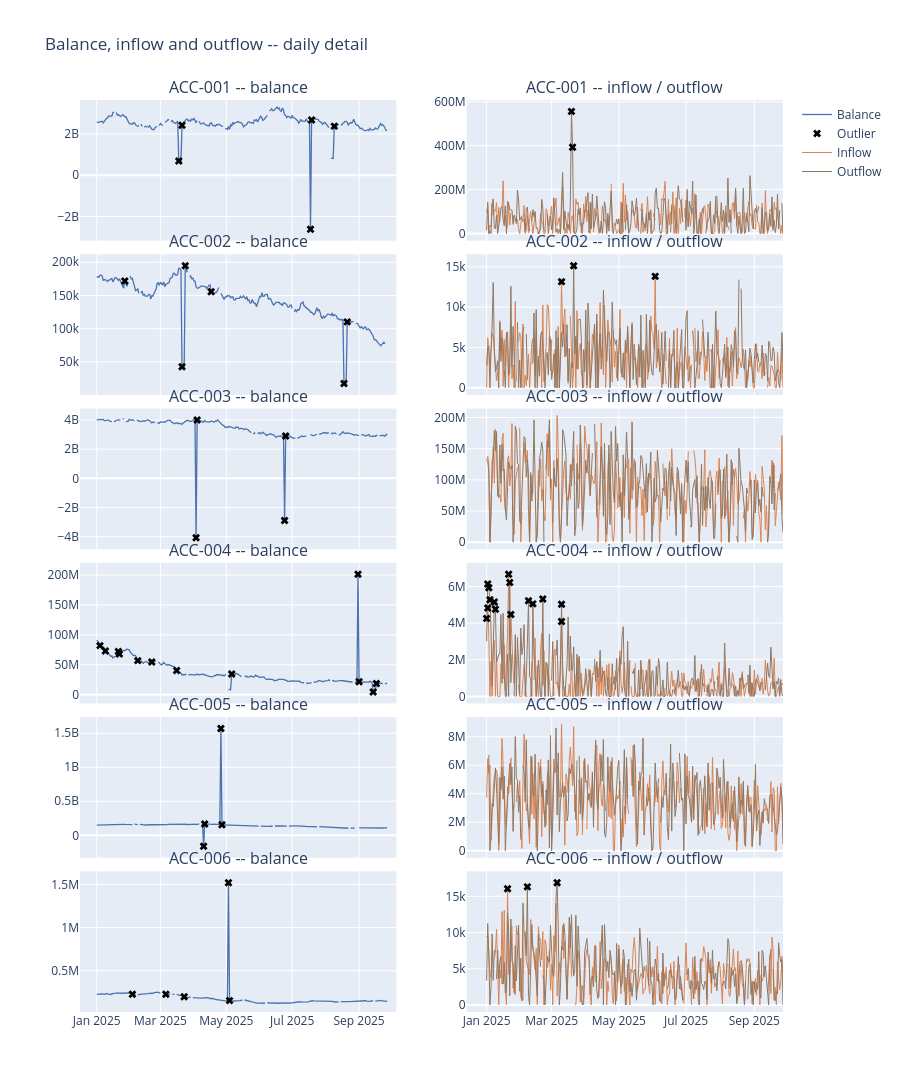

This figure's notebook cell:
### Markdown cell above
## 9. Interactive daily detail (Plotly)

Same balance/flows view as Section 7, but interactive: hover for the exact daily value, zoom/pan
into any date range instead of squinting at a static PNG. Outliers from Section 8 are marked.

### Code cell
from plotly.subplots import make_subplots
import plotly.graph_objects as go

accounts_list = outlier_df["account_id"].unique()
fig = make_subplots(
    rows=len(accounts_list), cols=2,
    shared_xaxes=True,
    subplot_titles=[t for acc in accounts_list for t in (f"{acc} -- balance", f"{acc} -- inflow / outflow")],
    vertical_spacing=0.015,
)
for i, acc in enumerate(accounts_list, start=1):
    sub = outlier_df[outlier_df.account_id == acc]

    fig.add_trace(go.Scatter(x=sub["date_parsed"], y=sub["balance"], mode="lines", name="Balance",
                              line=dict(color="#4C72B0", width=1.3), showlegend=(i == 1)), row=i, col=1)
    out_pts = sub[sub["balance_outlier"]]
    fig.add_trace(go.Scatter(x=out_pts["date_parsed"], y=out_pts["balance"], mode="markers", name="Outlier",
                              marker=dict(color="black", symbol="x", size=7), showlegend=(i == 1)), row=i, col=1)

    fig.add_trace(go.Scatter(x=sub["date_parsed"], y=sub["inflow"], mode="lines", name="Inflow",
                              line=dict(color="#DD8452", width=1), showlegend=(i == 1)), row=i, col=2)
    fig.add_trace(go.Scatter(x=sub["date_parsed"], y=sub["outflow"], mode="lines", name="Outflow",
                              line=dict(color="#937860", width=1), showlegend=(i == 1)), row=i, col=2)
    for flow_col in ("inflow", "outflow"):
        out_pts = sub[sub[f"{flow_col}_outlier"]]
        fig.add_trace(go.Scatter(x=out_pts["date_parsed"], y=out_pts[flow_col], mode="markers", name="Outlier",
                                  marker=dict(color="black", symbol="x", size=7), showlegend=False), row=i, col=2)

fig.update_layout(height=260 * len(accounts_list), hovermode="x unified",
                   title="Balance, inflow and outflow -- daily detail")
fig.show()

### Figure 1 — Plotly figure (JSON) as saved in the notebook; plotly's stock layout.template omitted (floating-point values rounded to 4 significant figures; data arrays with more than 128 entries replaced by an {"elided": "..."} marker saying what was removed)
{"data": [{"line": {"color": "#4C72B0", "width": 1.3}, "mode": "lines", "name": "Balance", "showlegend": true, "type": "scatter", "x": {"elided": "270 str values"}, "xaxis": "x", "y": {"elided": "270 float values"}, "yaxis": "y"}, {"marker": {"color": "black", "size": 7, "symbol": "x"}, "mode": "markers", "name": "Outlier", "showlegend": true, "type": "scatter", "x": ["2025-03-18T00:00:00.000000", "2025-03-21T00:00:00.000000", "2025-07-18T00:00:00.000000", "2025-07-19T00:00:00.000000", "2025-08-09T00:00:00.000000"], "xaxis": "x", "y": [695300000.0, 2424000000.0, -2616000000.0, 2682000000.0, 2381000000.0], "yaxis": "y"}, {"line": {"color": "#DD8452", "width": 1}, "mode": "lines", "name": "Inflow", "showlegend": true, "type": "scatter", "x": {"elided": "270 str values"}, "xaxis": "x2", "y": {"elided": "270 float values"}, "yaxis": "y2"}, {"line": {"color": "#937860", "width": 1}, "mode": "lines", "name": "Outflow", "showlegend": true, "type": "scatter", "x": {"elided": "270 str values"}, "xaxis": "x2", "y": {"elided": "270 float values"}, "yaxis": "y2"}, {"marker": {"color": "black", "size": 7, "symbol": "x"}, "mode": "markers", "name": "Outlier", "showlegend": false, "type": "scatter", "x": [], "xaxis": "x2", "y": [], "yaxis": "y2"}, {"marker": {"color": "black", "size": 7, "symbol": "x"}, "mode": "markers", "name": "Outlier", "showlegend": false, "type": "scatter", "x": ["2025-03-19T00:00:00.000000", "2025-03-20T00:00:00.000000"], "xaxis": "x2", "y": [555700000.0, 393000000.0], "yaxis": "y2"}, {"line": {"color": "#4C72B0", "width": 1.3}, "mode": "lines", "name": "Balance", "showlegend": false, "type": "scatter", "x": {"elided": "270 str values"}, "xaxis": "x3", "y": {"elided": "270 float values"}, "yaxis": "y3"}, {"marker": {"color": "black", "size": 7, "symbol": "x"}, "mode": "markers", "name": "Outlier", "showlegend": false, "type": "scatter", "x": ["2025-01-27T00:00:00.000000", "2025-03-21T00:00:00.000000", "2025-03-24T00:00:00.000000", "2025-04-17T00:00:00.000000", "2025-08-18T00:00:00.000000", "2025-08-21T00:00:00.000000"], "xaxis": "x3", "y": [171900.0, 42790.0, 194900.0, 155600.0, 17470.0, 110200.0], "yaxis": "y3"}, {"line": {"color": "#DD8452", "width": 1}, "mode": "lines", "name": "Inflow", "showlegend": false, "type": "scatter", "x": {"elided": "270 str values"}, "xaxis": "x4", "y": {"elided": "270 float values"}, "yaxis": "y4"}, {"line": {"color": "#937860", "width": 1}, "mode": "lines", "name": "Outflow", "showlegend": false, "type": "scatter", "x": {"elided": "270 str values"}, "xaxis": "x4", "y": {"elided": "270 float values"}, "yaxis": "y4"}, {"marker": {"color": "black", "size": 7, "symbol": "x"}, "mode": "markers", "name": "Outlier", "showlegend": false, "type": "scatter", "x": ["2025-03-10T00:00:00.000000", "2025-06-03T00:00:00.000000"], "xaxis": "x4", "y": [13160.0, 13820.0], "yaxis": "y4"}, {"marker": {"color": "black", "size": 7, "symbol": "x"}, "mode": "markers", "name": "Outlier", "showlegend": false, "type": "scatter", "x": ["2025-03-21T00:00:00.000000"], "xaxis": "x4", "y": [15140.0], "yaxis": "y4"}, {"line": {"color": "#4C72B0", "width": 1.3}, "mode": "lines", "name": "Balance", "showlegend": false, "type": "scatter", "x": {"elided": "270 str values"}, "xaxis": "x5", "y": {"elided": "270 float values"}, "yaxis": "y5"}, {"marker": {"color": "black", "size": 7, "symbol": "x"}, "mode": "markers", "name": "Outlier", "showlegend": false, "type": "scatter", "x": ["2025-04-03T00:00:00.000000", "2025-04-04T00:00:00.000000", "2025-06-24T00:00:00.000000", "2025-06-25T00:00:00.000000"], "xaxis": "x5", "y": [-4071000000.0, 4002000000.0, -2891000000.0, 2904000000.0], "yaxis": "y5"}, {"line": {"color": "#DD8452", "width": 1}, "mode": "lines", "name": "Inflow", "showlegend": false, "type": "scatter", "x": {"elided": "270 str values"}, "xaxis": "x6", "y": {"elided": "270 float values"}, "yaxis": "y6"}, {"line": {"color": "#937860", "width": 1}, "mode": "lines", "name": "Outflow", "showlegend": false, "type": "scatter", "x": {"elided": "270 str values"}, "xaxis": "x6", "y": {"elided": "270 float values"}, "yaxis": "y6"}, {"marker": {"color": "black", "size": 7, "symbol": "x"}, "mode": "markers", "name": "Outlier", "showlegend": false, "type": "scatter", "x": [], "xaxis": "x6", "y": [], "yaxis": "y6"}, {"marker": {"color": "black", "size": 7, "symbol": "x"}, "mode": "markers", "name": "Outlier", "showlegend": false, "type": "scatter", "x": [], "xaxis": "x6", "y": [], "yaxis": "y6"}, {"line": {"color": "#4C72B0", "width": 1.3}, "mode": "lines", "name": "Balance", "showlegend": false, "type": "scatter", "x": {"elided": "270 str values"}, "xaxis": "x7", "y": {"elided": "270 float values"}, "yaxis": "y7"}, {"marker": {"color": "black", "size": 7, "symbol": "x"}, "mode": "markers", "name": "Outlier", "showlegend": false, "type": "scatter", "x": ["2025-01-04T00:00:00.000000", "2025-01-09T00:00:00.000000", "2025-01-21T00:00:00.000000", "2025-01-22T00:00:00.000000", "2025-02-08T00:00:00.000000", "2025-02-21T00:00:00.000000", "2025-03-16T00:00:00.000000", "2025-05-06T00:00:00.000000", "2025-08-31T00:00:00.000000", "2025-09-01T00:00:00.000000", "2025-09-14T00:00:00.000000", "2025-09-17T00:00:00.000000"], "xaxis": "x7", "y": [81950000.0, 72980000.0, 72320000.0, 68050000.0, 56890000.0, 54580000.0, 40350000.0, 34550000.0, 201200000.0, 21560000.0, 4446000.0, 18630000.0], "yaxis": "y7"}, {"line": {"color": "#DD8452", "width": 1}, "mode": "lines", "name": "Inflow", "showlegend": false, "type": "scatter", "x": {"elided": "270 str values"}, "xaxis": "x8", "y": {"elided": "270 float values"}, "yaxis": "y8"}, {"line": {"color": "#937860", "width": 1}, "mode": "lines", "name": "Outflow", "showlegend": false, "type": "scatter", "x": {"elided": "270 str values"}, "xaxis": "x8", "y": {"elided": "270 float values"}, "yaxis": "y8"}, {"marker": {"color": "black", "size": 7, "symbol": "x"}, "mode": "markers", "name": "Outlier", "showlegend": false, "type": "scatter", "x": ["2025-01-01T00:00:00.000000", "2025-01-02T00:00:00.000000", "2025-01-21T00:00:00.000000", "2025-01-23T00:00:00.000000", "2025-03-10T00:00:00.000000"], "xaxis": "x8", "y": [4259000.0, 4823000.0, 6670000.0, 4474000.0, 4090000.0], "yaxis": "y8"}, {"marker": {"color": "black", "size": 7, "symbol": "x"}, "mode": "markers", "name": "Outlier", "showlegend": false, "type": "scatter", "x": ["2025-01-02T00:00:00.000000", "2025-01-03T00:00:00.000000", "2025-01-04T00:00:00.000000", "2025-01-08T00:00:00.000000", "2025-01-09T00:00:00.000000", "2025-01-22T00:00:00.000000", "2025-02-08T00:00:00.000000", "2025-02-12T00:00:00.000000", "2025-02-21T00:00:00.000000", "2025-03-10T00:00:00.000000"], "xaxis": "x8", "y": [6138000.0, 5932000.0, 5278000.0, 5151000.0, 4759000.0, 6216000.0, 5219000.0, 5054000.0, 5318000.0, 5032000.0], "yaxis": "y8"}, {"line": {"color": "#4C72B0", "width": 1.3}, "mode": "lines", "name": "Balance", "showlegend": false, "type": "scatter", "x": {"elided": "270 str values"}, "xaxis": "x9", "y": {"elided": "270 float values"}, "yaxis": "y9"}, {"marker": {"color": "black", "size": 7, "symbol": "x"}, "mode": "markers", "name": "Outlier", "showlegend": false, "type": "scatter", "x": ["2025-04-10T00:00:00.000000", "2025-04-11T00:00:00.000000", "2025-04-26T00:00:00.000000", "2025-04-27T00:00:00.000000"], "xaxis": "x9", "y": [-161900000.0, 165700000.0, 1569000000.0, 154400000.0], "yaxis": "y9"}, {"line": {"color": "#DD8452", "width": 1}, "mode": "lines", "name": "Inflow", "showlegend": false, "type": "scatter", "x": {"elided": "270 str values"}, "xaxis": "x10", "y": {"elided": "270 float values"}, "yaxis": "y10"}, {"line": {"color": "#937860", "width": 1}, "mode": "lines", "name": "Outflow", "showlegend": false, "type": "scatter", "x": {"elided": "270 str values"}, "xaxis": "x10", "y": {"elided": "270 float values"}, "yaxis": "y10"}, {"marker": {"color": "black", "size": 7, "symbol": "x"}, "mode": "markers", "name": "Outlier", "showlegend": false, "type": "scatter", "x": [], "xaxis": "x10", "y": [], "yaxis": "y10"}, {"marker": {"color": "black", "size": 7, "symbol": "x"}, "mode": "markers", "name": "Outlier", "showlegend": false, "type": "scatter", "x": [], "xaxis": "x10", "y": [], "yaxis": "y10"}, {"line": {"color": "#4C72B0", "width": 1.3}, "mode": "lines", "name": "Balance", "showlegend": false, "type": "scatter", "x": {"elided": "270 str values"}, "xaxis": "x11", "y": {"elided": "270 float values"}, "yaxis": "y11"}, {"marker": {"color": "black", "size": 7, "symbol": "x"}, "mode": "markers", "name": "Outlier", "showlegend": false, "type": "scatter", "x": ["2025-02-03T00:00:00.000000", "2025-03-06T00:00:00.000000", "2025-03-23T00:00:00.000000", "2025-05-03T00:00:00.000000", "2025-05-04T00:00:00.000000"], "xaxis": "x11", "y": [228100.0, 227300.0, 198500.0, 1518000.0, 154400.0], "yaxis": "y11"}, {"line": {"color": "#DD8452", "width": 1}, "mode": "lines", "name": "Inflow", "showlegend": false, "type": "scatter", "x": {"elided": "270 str values"}, "xaxis": "x12", "y": {"elided": "270 float values"}, "yaxis": "y12"}, {"line": {"color": "#937860", "width": 1}, "mode": "lines", "name": "Outflow", "showlegend": false, "type": "scatter", "x": {"elided": "270 str values"}, "xaxis": "x12", "y": {"elided": "270 float values"}, "yaxis": "y12"}, {"marker": {"color": "black", "size": 7, "symbol": "x"}, "mode": "markers", "name": "Outlier", "showlegend": false, "type": "scatter", "x": ["2025-01-20T00:00:00.000000"], "xaxis": "x12", "y": [16050.0], "yaxis": "y12"}, {"marker": {"color": "black", "size": 7, "symbol": "x"}, "mode": "markers", "name": "Outlier", "showlegend": false, "type": "scatter", "x": ["2025-02-07T00:00:00.000000", "2025-03-06T00:00:00.000000"], "xaxis": "x12", "y": [16310.0, 16870.0], "yaxis": "y12"}], "layout": {"annotations": [{"font": {"size": 16}, "showarrow": false, "text": "ACC-001 -- balance", "x": 0.225, "xanchor": "center", "xref": "paper", "y": 1, "yanchor": "bottom", "yref": "paper"}, {"font": {"size": 16}, "showarrow": false, "text": "ACC-001 -- inflow / outflow", "x": 0.775, "xanchor": "center", "xref": "paper", "y": 1, "yanchor": "bottom", "yref": "paper"}, {"font": {"size": 16}, "showarrow": false, "text": "ACC-002 -- balance", "x": 0.225, "xanchor": "center", "xref": "paper", "y": 0.8308, "yanchor": "bottom", "yref": "paper"}, {"font": {"size": 16}, "showarrow": false, "text": "ACC-002 -- inflow / outflow", "x": 0.775, "xanchor": "center", "xref": "paper", "y": 0.8308, "yanchor": "bottom", "yref": "paper"}, {"font": {"size": 16}, "showarrow": false, "text": "ACC-003 -- balance", "x": 0.225, "xanchor": "center", "xref": "paper", "y": 0.6617, "yanchor": "bottom", "yref": "paper"}, {"font": {"size": 16}, "showarrow": false, "text": "ACC-003 -- inflow / outflow", "x": 0.775, "xanchor": "center", "xref": "paper", "y": 0.6617, "yanchor": "bottom", "yref": "paper"}, {"font": {"size": 16}, "showarrow": false, "text": "ACC-004 -- balance", "x": 0.225, "xanchor": "center", "xref": "paper", "y": 0.4925, "yanchor": "bottom", "yref": "paper"}, {"font": {"size": 16}, "showarrow": false, "text": "ACC-004 -- inflow / outflow", "x": 0.775, "xanchor": "center", "xref": "paper", "y": 0.4925, "yanchor": "bottom", "yref": "paper"}, {"font": {"size": 16}, "showarrow": false, "text": "ACC-005 -- balance", "x": 0.225, "xanchor": "center", "xref": "paper", "y": 0.3233, "yanchor": "bottom", "yref": "paper"}, {"font": {"size": 16}, "showarrow": false, "text": "ACC-005 -- inflow / outflow", "x": 0.775, "xanchor": "center", "xref": "paper", "y": 0.3233, "yanchor": "bottom", "yref": "paper"}, {"font": {"size": 16}, "showarrow": false, "text": "ACC-006 -- balance", "x": 0.225, "xanchor": "center", "xref": "paper", "y": 0.1542, "yanchor": "bottom", "yref": "paper"}, {"font": {"size": 16}, "showarrow": false, "text": "ACC-006 -- inflow / outflow", "x": 0.775, "xanchor": "center", "xref": "paper", "y": 0.1542, "yanchor": "bottom", "yref": "paper"}], "height": 1560, "hovermode": "x unified", "title": {"text": "Balance, inflow and outflow -- daily detail"}, "xaxis": {"anchor": "y", "domain": [0, 0.45], "matches": "x11", "showticklabels": false}, "xaxis10": {"anchor": "y10", "domain": [0.55, 1], "matches": "x12", "showticklabels": false}, "xaxis11": {"anchor": "y11", "domain": [0, 0.45]}, "xaxis12": {"anchor": "y12", "domain": [0.55, 1]}, "xaxis2": {"anchor": "y2", "domain": [0.55, 1], "matches": "x12", "showticklabels": false}, "xaxis3": {"anchor": "y3", "domain": [0, 0.45], "matches": "x11", "showticklabels": false}, "xaxis4": {"anchor": "y4", "domain": [0.55, 1], "matches": "x12", "showticklabels": false}, "xaxis5": {"anchor": "y5", "domain": [0, 0.45], "matches": "x11", "showticklabels": false}, "xaxis6": {"anchor": "y6", "domain": [0.55, 1], "matches": "x12", "showticklabels": false}, "xaxis7": {"anchor": "y7", "domain": [0, 0.45], "matches": "x11", "showticklabels": false}, "xaxis8": {"anchor": "y8", "domain": [0.55, 1], "matches": "x12", "showticklabels": false}, "xaxis9": {"anchor": "y9", "domain": [0, 0.45], "matches": "x11", "showticklabels": false}, "yaxis": {"anchor": "x", "domain": [0.8458, 1]}, "yaxis10": {"anchor": "x10", "domain": [0.1692, 0.3233]}, "yaxis11": {"anchor": "x11", "domain": [0, 0.1542]}, "yaxis12": {"anchor": "x12", "domain": [0, 0.1542]}, "yaxis2": {"anchor": "x2", "domain": [0.8458, 1]}, "yaxis3": {"anchor": "x3", "domain": [0.6767, 0.8308]}, "yaxis4": {"anchor": "x4", "domain": [0.6767, 0.8308]}, "yaxis5": {"anchor": "x5", "domain": [0.5075, 0.6617]}, "yaxis6": {"anchor": "x6", "domain": [0.5075, 0.6617]}, "yaxis7": {"anchor": "x7", "domain": [0.3383, 0.4925]}, "yaxis8": {"anchor": "x8", "domain": [0.3383, 0.4925]}, "yaxis9": {"anchor": "x9", "domain": [0.1692, 0.3233]}}}
